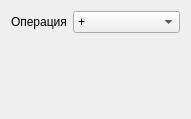
<?xml version="1.0" encoding="UTF-8"?>
<ui version="4.0">
 <class>Ex1UI</class>
 <widget class="QWidget" name="Ex1UI">
  <property name="geometry">
   <rect>
    <x>0</x>
    <y>0</y>
    <width>191</width>
    <height>119</height>
   </rect>
  </property>
  <layout class="QFormLayout" name="formLayout">
   <item row="0" column="0">
    <widget class="QLabel" name="label">
     <property name="text">
      <string>Операция</string>
     </property>
    </widget>
   </item>
   <item row="0" column="1">
    <widget class="QComboBox" name="opCombo">
     <item>
      <property name="text">
       <string>+</string>
      </property>
     </item>
     <item>
      <property name="text">
       <string>-</string>
      </property>
     </item>
    </widget>
   </item>
  </layout>
 </widget>
 <resources/>
 <connections/>
</ui>
